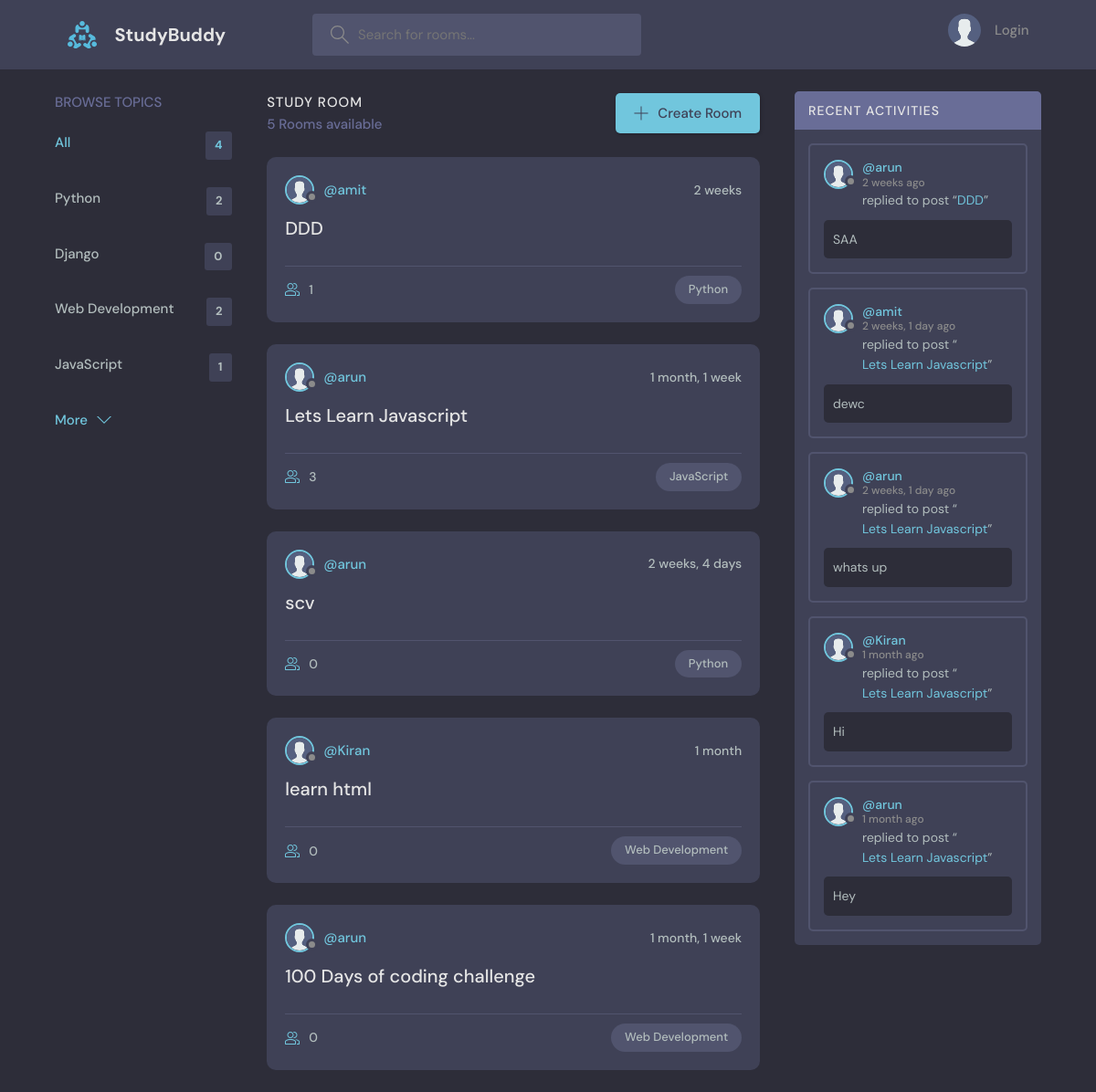
/, run on an earlier commit of the app's database.
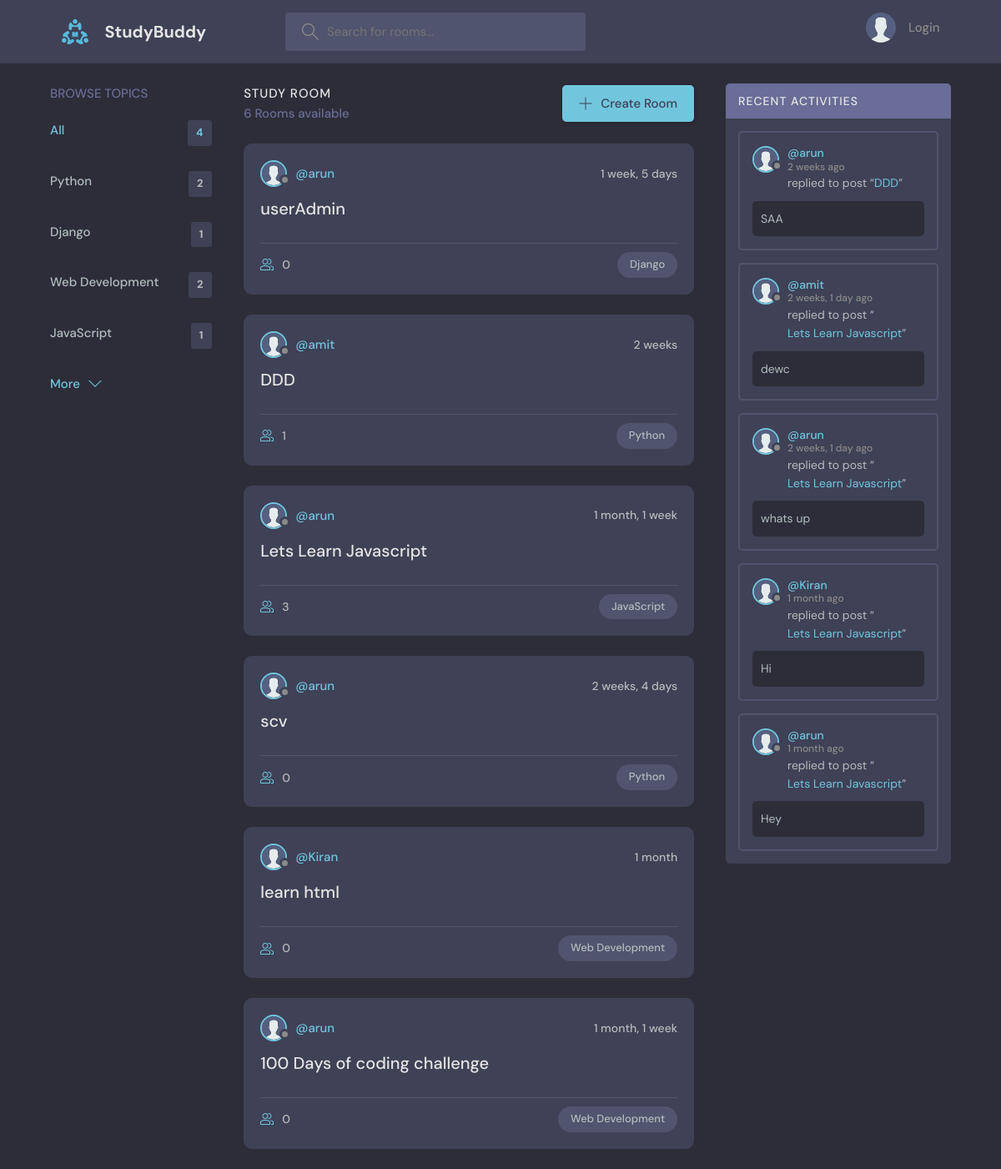
And on a later commit of the database.
### base/models.py (models this page shows, shortened)
class Topic(models.Model):
    name = models.CharField(max_length=200)

class Room(models.Model):
    host = models.ForeignKey(User, on_delete=models.SET_NULL, null=True)
    topic = models.ForeignKey(Topic, on_delete=models.SET_NULL, null=True)
    name = models.CharField(max_length = 200)
    description = models.TextField(null=True, blank=True)
    participants = models.ManyToManyField(User, related_name='participants', blank=True)
    updated = models.DateTimeField(auto_now=True)
    created = models.DateTimeField(auto_now_add=True)
    class Meta:
        ordering = ['-updated', '-created']
    def __str__(self):
        return self.name

class Message(models.Model):
    user = models.ForeignKey(User, on_delete=models.CASCADE)
    room = models.ForeignKey(Room, on_delete=models.CASCADE)
    body = models.TextField()
    updated = models.DateTimeField(auto_now=True)
    created = models.DateTimeField(auto_now_add=True)
    class Meta:
        ordering = ['-updated', '-created']

### base/views.py (the view)
# urls.py: path('', views.home, name = 'home'),
def home(request):
    q = request.GET.get('q') if request.GET.get('q') != None else ''
    rooms = Room.objects.filter(
        Q(topic__name__icontains=q) |
        Q(name__icontains=q) |
        Q(description__icontains=q)
        )
    topics = Topic.objects.all()[0:5]
    room_count = rooms.count()
    room_messages = Message.objects.filter(Q(room__topic__name__icontains=q))
    context = {'rooms' : rooms, 'topics': topics, 'room_count' : room_count, 'room_messages': room_messages}
    return render(request, 'base/home.html', context)

### base/templates/base/home.html (shortened to what this page needs)
{% extends 'main.html' %}
{% block content %}
<main class="layout layout--3">
  <div class="container">
    {% include 'base/topics_component.html' %}
    <div class="roomList">
      <div class="roomList__header">
        <div>
          <h2>Study Room</h2>
          <p>{{room_count}} Rooms available</p>
        </div>
        <a class="btn btn--main" href="{% url 'create-room' %}">
          <svg version="1.1" xmlns="http://www.w3.org/2000/svg" width="32" height="32" viewBox="0 0 32 32">
            <title>add</title>
            <path
              d="M16.943 0.943h-1.885v14.115h-14.115v1.885h14.115v14.115h1.885v-14.115h14.115v-1.885h-14.115v-14.115z"
            ></path>
          </svg>
          Create Room
        </a>
      </div>
    {% include 'base/feed_component.html' %}
    </div>
    {% include 'base/activity_component.html' %}
  </div>
</main>
{% endblock content %}

### base/templates/base/topics_component.html
<div class="topics">
    <div class="topics__header">
      <h2>Browse Topics</h2>
    </div>
    <ul class="topics__list">
      <li>
        <a href="{% url 'home' %}" class="active">All <span>{{topics.count}}</span></a>
      </li>
      {% for topic in topics %}
      <li>
        <a href="{% url 'home' %}?q={{topic.name}}">{{topic.name}} <span>{{topic.room_set.all.count}}</span></a>
      </li>
      {% endfor %}
    </ul>
    <a class="btn btn--link" href="{% url 'topics' %}">
      More
      <svg version="1.1" xmlns="http://www.w3.org/2000/svg" width="32" height="32" viewBox="0 0 32 32">
        <title>chevron-down</title>
        <path d="M16 21l-13-13h-3l16 16 16-16h-3l-13 13z"></path>
      </svg>
    </a>
  </div>

### base/templates/base/feed_component.html (shortened to what this page needs)
{% load static %}
{% for room in rooms%}
<div class="roomListRoom">
    <div class="roomListRoom__header">
      <a href="{% url 'user-profile' room.host.id %}" class="roomListRoom__author">
        <div class="avatar avatar--small">
          <img src="{% static 'images/avatar.svg' %}" />
        </div>
        <span>@{{room.host.username}}</span>
      </a>
      <div class="roomListRoom__actions">
        <span>{{room.created|timesince}}</span>
      </div>
    </div>
    <div class="roomListRoom__content">
      <a href="{% url 'room' room.id %}">{{room.name}}</a>
    </div>
    <div class="roomListRoom__meta">
      <a href="{% url 'room' room.id %}" class="roomListRoom__joined">
        {{room.participants.all.count}}
      </a>
      <p class="roomListRoom__topic">{{room.topic.name}}</p>
    </div>
</div>
{% endfor %}

### base/templates/base/activity_component.html (shortened to what this page needs)
{% load static %}
<div class="activities">
    <div class="activities__header">
      <h2>Recent Activities</h2>
    </div>
    {% for message in room_messages %}
    <div class="activities__box">
      <div class="activities__boxHeader roomListRoom__header">
        <a href="{% url 'user-profile' message.user.id %}" class="roomListRoom__author">
          <div class="avatar avatar--small">
            <img src="{% static 'images/avatar.svg' %}" />
          </div>
          <p>
            @{{message.user}}
            <span>{{message.created|timesince}} ago</span>
          </p>
        </a>
      </div>
      <div class="activities__boxContent">
        <p>replied to post “<a href="{% url 'room' message.room.id %}">{{message.room}}</a>”</p>
        <div class="activities__boxRoomContent">
          {{message.body}}
        </div>
      </div>
    </div>
    {% endfor %}
  </div>

What changed in the data, as far as the page shows it:
computed for Topic "Django": room_set.all.count "0" → "1"
added Room: host.username "arun", created "1 week, 5 days", name "userAdmin", participants.all.count "0", topic.name "Django"
Also different on the page:
{{ room_count }}: "5" → "6"
